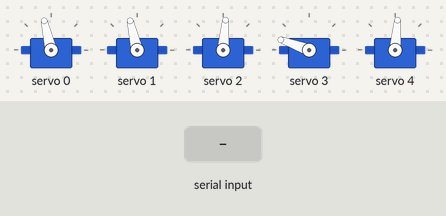
This sketch was run on a simulated Arduino Uno, built with avr-gcc and run on an emulated ATmega328P. Shown: 5 × servo. The inputs (shaded band) are chosen by the test bench.

Above: at 1.2 s.
1.3 s: "CERRAR\n" received over Serial
At 1.6 s:
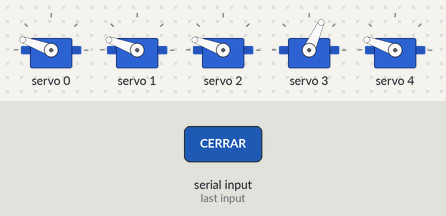
2.8 s: "PULGAR\n" received over Serial
At 4.0 s:
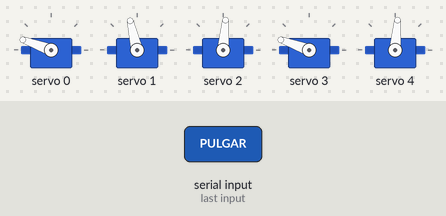
4.3 s: "INDICE\n" received over Serial
At 5.1 s:
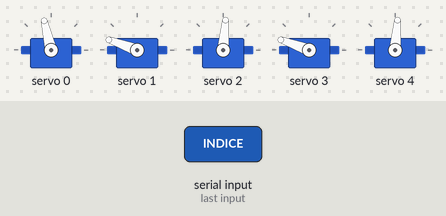
5.8 s: "MEDIO\n" received over Serial
At 6.2 s:
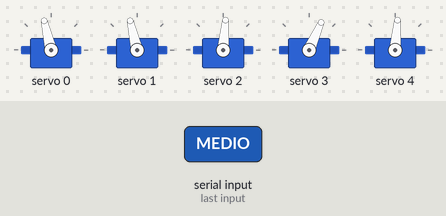
7.3 s: "PAZ\n" received over Serial
At 8.5 s:
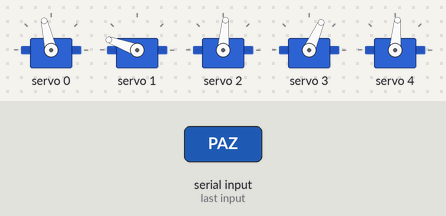
8.8 s: "TRES_DEDOS\n" received over Serial
At 9.9 s:
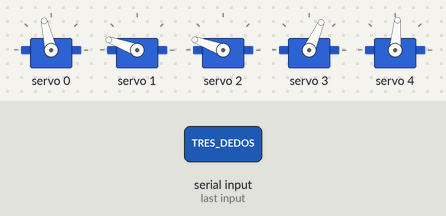
Timing chart, 0 to 11.3 s (numbered marks = the images above; inputs shaded):
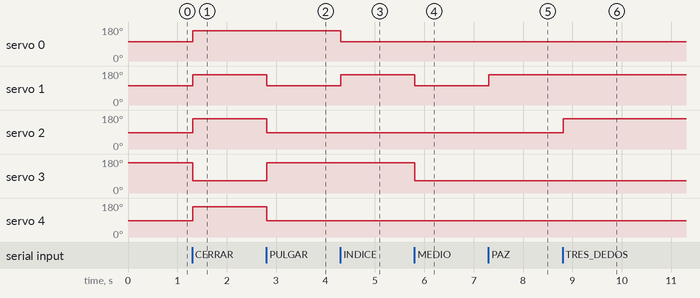

Measured:
- after the input at 1.3 s, servo 0, servo 1: 103° → 160° at once; servo 2, servo 4: 85° → 160° at once; servo 3: 160° → 66° at once
- after the input at 2.8 s, servo 1: 160° → 103° at once; servo 2, servo 4: 160° → 85° at once; servo 3: 66° → 160° at once
- after the input at 4.3 s, servo 0: 160° → 103° at once; servo 1: 103° → 160° at once
- after the input at 5.8 s, servo 1: 160° → 103° at once; servo 3: 160° → 66° at once
- after the input at 7.3 s, servo 1: 103° → 160° at once
- after the input at 8.8 s, servo 2: 85° → 160° at once

The sketch:

arduino_mano_camara.ino
```cpp
#include <Wire.h>
#include <Adafruit_PWMServoDriver.h>

Adafruit_PWMServoDriver pwm = Adafruit_PWMServoDriver();

// Orden físico:
// [0] Pulgar
// [1] Índice
// [2] Anular
// [3] Medio
// [4] Meñique

int servoOpen[5]  = {330, 330, 290, 450, 290};
int servoClose[5] = {450, 450, 450, 250, 450};
String comando = "";

void setup() {
  Serial.begin(9600);
  pwm.begin();
  pwm.setPWMFreq(50);
  for (int ch = 0; ch < 5; ch++) pwm.setPWM(ch, 0, servoOpen[ch]);
}

void loop() {
  while (Serial.available()) {
    char c = Serial.read();
    if (c == '\n') {
      comando.trim();
      ejecutarGesto(comando);
      comando = "";
    } else {
      comando += c;
    }
  }
}

void ejecutarGesto(String g) {
  if (g == "CERRAR") moverTodos(true);
  else if (g == "ABRIR") moverTodos(false);
  else if (g == "PULGAR") moverUnDedo(0);
  else if (g == "INDICE") moverUnDedo(1);
  else if (g == "MEDIO") moverUnDedo(3);   // medio
  else if (g == "PAZ") moverDosDedos(1, 3); // índice + medio
  else if (g == "TRES_DEDOS") moverTresDedos(1, 2, 3);  // índice + anular + medio
  else if (g == "CUATRO_DEDOS") moverCuatroDedos(1, 2, 3, 4); // índice + anular + medio + meñique
}

void moverTodos(bool cerrar) {
  for (int ch = 0; ch < 5; ch++) {
    int valor = cerrar ? servoClose[ch] : servoOpen[ch];
    pwm.setPWM(ch, 0, valor);
  }
}

void moverUnDedo(int d) {
  for (int ch = 0; ch < 5; ch++) {
    int valor = (ch == d) ? servoClose[ch] : servoOpen[ch];
    pwm.setPWM(ch, 0, valor);
  }
}

void moverDosDedos(int d1, int d2) {
  for (int ch = 0; ch < 5; ch++) {
    int valor = (ch == d1 || ch == d2) ? servoClose[ch] : servoOpen[ch];
    pwm.setPWM(ch, 0, valor);
  }
}

void moverTresDedos(int d1, int d2, int d3) {
  for (int ch = 0; ch < 5; ch++) {
    int valor = (ch == d1 || ch == d2 || ch == d3) ? servoClose[ch] : servoOpen[ch];
    pwm.setPWM(ch, 0, valor);
  }
}

void moverCuatroDedos(int d1, int d2, int d3, int d4) {
  for (int ch = 0; ch < 5; ch++) {
    int valor = (ch == d1 || ch == d2 || ch == d3 || ch == d4) ? servoClose[ch] : servoOpen[ch];
    pwm.setPWM(ch, 0, valor);
  }
}
```
